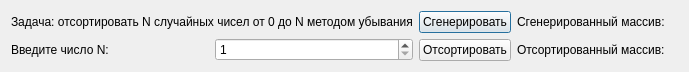
<?xml version="1.0" encoding="UTF-8"?>
<ui version="4.0">
 <class>Laba1</class>
 <widget class="QDialog" name="Laba1">
  <property name="geometry">
   <rect>
    <x>0</x>
    <y>0</y>
    <width>638</width>
    <height>72</height>
   </rect>
  </property>
  <property name="windowTitle">
   <string>Dialog</string>
  </property>
  <layout class="QHBoxLayout" name="horizontalLayout">
   <item>
    <layout class="QVBoxLayout" name="verticalLayout_3">
     <item>
      <widget class="QLabel" name="label_2">
       <property name="text">
        <string>Задача: отсортировать N случайных чисел от 0 до N методом убывания</string>
       </property>
      </widget>
     </item>
     <item>
      <layout class="QHBoxLayout" name="horizontalLayout_2">
       <item>
        <widget class="QLabel" name="label">
         <property name="sizePolicy">
          <sizepolicy hsizetype="Preferred" vsizetype="Preferred">
           <horstretch>0</horstretch>
           <verstretch>0</verstretch>
          </sizepolicy>
         </property>
         <property name="text">
          <string>Введите число N: </string>
         </property>
        </widget>
       </item>
       <item>
        <widget class="QSpinBox" name="number">
         <property name="minimum">
          <number>1</number>
         </property>
         <property name="maximum">
          <number>999999999</number>
         </property>
        </widget>
       </item>
      </layout>
     </item>
    </layout>
   </item>
   <item>
    <layout class="QVBoxLayout" name="verticalLayout_4">
     <item>
      <widget class="QPushButton" name="pushButton">
       <property name="sizePolicy">
        <sizepolicy hsizetype="Preferred" vsizetype="Preferred">
         <horstretch>0</horstretch>
         <verstretch>0</verstretch>
        </sizepolicy>
       </property>
       <property name="text">
        <string>Сгенерировать</string>
       </property>
      </widget>
     </item>
     <item>
      <widget class="QPushButton" name="pushButton_2">
       <property name="text">
        <string>Отсортировать</string>
       </property>
      </widget>
     </item>
    </layout>
   </item>
   <item>
    <layout class="QGridLayout" name="gridLayout">
     <item row="0" column="1">
      <widget class="QLabel" name="label_3">
       <property name="text">
        <string/>
       </property>
      </widget>
     </item>
     <item row="1" column="1">
      <widget class="QLabel" name="label_4">
       <property name="text">
        <string/>
       </property>
      </widget>
     </item>
     <item row="1" column="0">
      <widget class="QLabel" name="label_6">
       <property name="text">
        <string>Отсортированный массив:</string>
       </property>
      </widget>
     </item>
     <item row="0" column="0">
      <widget class="QLabel" name="label_5">
       <property name="text">
        <string>Сгенерированный массив:</string>
       </property>
      </widget>
     </item>
    </layout>
   </item>
  </layout>
 </widget>
 <resources/>
 <connections/>
</ui>
